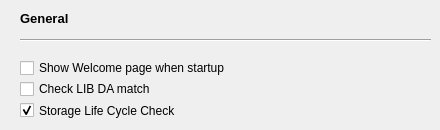
      <widget class="QWidget" name="page_General">
       <widget class="QLabel" name="label_21">
        <property name="geometry">
         <rect>
          <x>20</x>
          <y>10</y>
          <width>91</width>
          <height>16</height>
         </rect>
        </property>
        <property name="font">
         <font>
          <pointsize>10</pointsize>
          <weight>75</weight>
          <bold>true</bold>
         </font>
        </property>
        <property name="text">
         <string>General</string>
        </property>
       </widget>
       <widget class="Line" name="line_10">
        <property name="geometry">
         <rect>
          <x>20</x>
          <y>25</y>
          <width>411</width>
          <height>31</height>
         </rect>
        </property>
        <property name="orientation">
         <enum>Qt::Horizontal</enum>
        </property>
       </widget>
       <widget class="QCheckBox" name="checkBox_ShowWelcome">
        <property name="geometry">
         <rect>
          <x>20</x>
          <y>60</y>
          <width>271</width>
          <height>16</height>
         </rect>
        </property>
        <property name="text">
         <string>Show Welcome page when startup</string>
        </property>
       </widget>
       <widget class="QCheckBox" name="checkBox_libDAMatch">
        <property name="geometry">
         <rect>
          <x>20</x>
          <y>80</y>
          <width>181</width>
          <height>18</height>
         </rect>
        </property>
        <property name="text">
         <string>Check LIB DA match</string>
        </property>
       </widget>
       <widget class="QCheckBox" name="checkBox_StorageLifeCycle">
        <property name="geometry">
         <rect>
          <x>20</x>
          <y>100</y>
          <width>341</width>
          <height>21</height>
         </rect>
        </property>
        <property name="text">
         <string>Storage Life Cycle Check</string>
        </property>
        <property name="checked">
         <bool>true</bool>
        </property>
       </widget>
      </widget>
